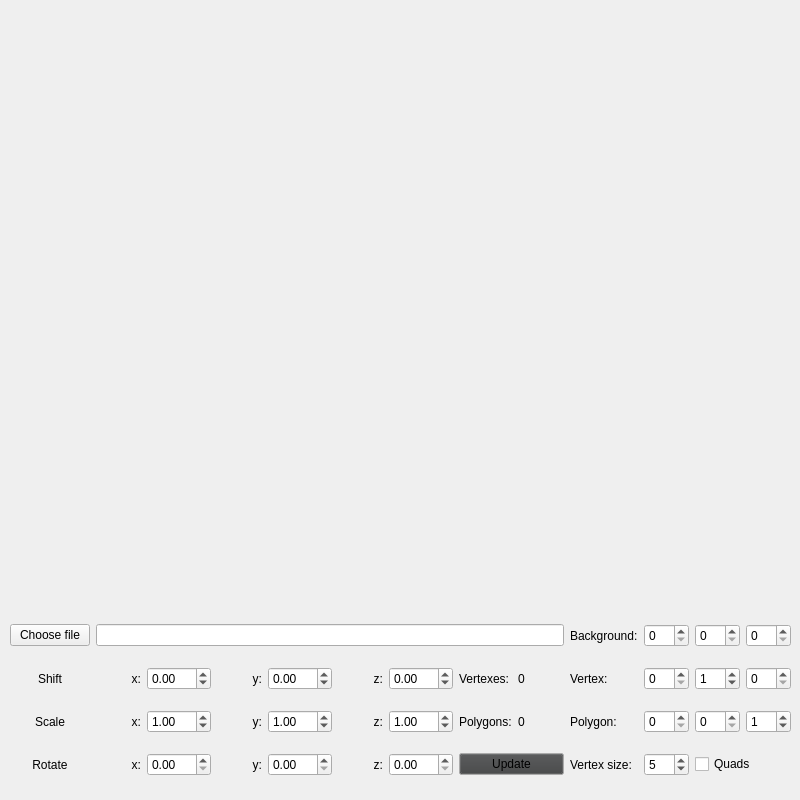
<?xml version="1.0" encoding="UTF-8"?>
<ui version="4.0">
 <class>glView</class>
 <widget class="QWidget" name="glView">
  <property name="geometry">
   <rect>
    <x>0</x>
    <y>0</y>
    <width>800</width>
    <height>800</height>
   </rect>
  </property>
  <property name="windowTitle">
   <string>glView</string>
  </property>
  <widget class="QWidget" name="gridLayoutWidget">
   <property name="geometry">
    <rect>
     <x>10</x>
     <y>610</y>
     <width>781</width>
     <height>181</height>
    </rect>
   </property>
   <layout class="QGridLayout" name="gridLayout">
    <item row="1" column="0">
     <widget class="QLabel" name="label">
      <property name="text">
       <string>Shift</string>
      </property>
      <property name="alignment">
       <set>Qt::AlignCenter</set>
      </property>
     </widget>
    </item>
    <item row="3" column="7" colspan="2">
     <widget class="QPushButton" name="pushButton">
      <property name="palette">
       <palette>
        <active>
         <colorrole role="WindowText">
          <brush brushstyle="SolidPattern">
           <color alpha="255">
            <red>241</red>
            <green>240</green>
            <blue>250</blue>
           </color>
          </brush>
         </colorrole>
         <colorrole role="Button">
          <brush brushstyle="SolidPattern">
           <color alpha="255">
            <red>8</red>
            <green>8</green>
            <blue>9</blue>
           </color>
          </brush>
         </colorrole>
        </active>
        <inactive>
         <colorrole role="WindowText">
          <brush brushstyle="SolidPattern">
           <color alpha="255">
            <red>208</red>
            <green>208</green>
            <blue>208</blue>
           </color>
          </brush>
         </colorrole>
         <colorrole role="Button">
          <brush brushstyle="SolidPattern">
           <color alpha="255">
            <red>64</red>
            <green>65</green>
            <blue>66</blue>
           </color>
          </brush>
         </colorrole>
        </inactive>
        <disabled>
         <colorrole role="WindowText">
          <brush brushstyle="SolidPattern">
           <color alpha="96">
            <red>164</red>
            <green>166</green>
            <blue>168</blue>
           </color>
          </brush>
         </colorrole>
         <colorrole role="Button">
          <brush brushstyle="SolidPattern">
           <color alpha="255">
            <red>8</red>
            <green>8</green>
            <blue>9</blue>
           </color>
          </brush>
         </colorrole>
        </disabled>
       </palette>
      </property>
      <property name="text">
       <string>Update</string>
      </property>
     </widget>
    </item>
    <item row="2" column="2">
     <widget class="QDoubleSpinBox" name="scaleX">
      <property name="singleStep">
       <double>0.100000000000000</double>
      </property>
      <property name="value">
       <double>1.000000000000000</double>
      </property>
     </widget>
    </item>
    <item row="3" column="6">
     <widget class="QDoubleSpinBox" name="rotateZ">
      <property name="maximum">
       <double>359.000000000000000</double>
      </property>
      <property name="singleStep">
       <double>0.100000000000000</double>
      </property>
     </widget>
    </item>
    <item row="1" column="4">
     <widget class="QDoubleSpinBox" name="shiftY">
      <property name="minimum">
       <double>-99.989999999999995</double>
      </property>
      <property name="singleStep">
       <double>0.100000000000000</double>
      </property>
     </widget>
    </item>
    <item row="0" column="1" colspan="8">
     <widget class="QLineEdit" name="lineEditFileName"/>
    </item>
    <item row="3" column="5">
     <widget class="QLabel" name="label_12">
      <property name="text">
       <string>z:</string>
      </property>
      <property name="alignment">
       <set>Qt::AlignRight|Qt::AlignTrailing|Qt::AlignVCenter</set>
      </property>
     </widget>
    </item>
    <item row="2" column="1">
     <widget class="QLabel" name="label_6">
      <property name="text">
       <string>x:</string>
      </property>
      <property name="alignment">
       <set>Qt::AlignRight|Qt::AlignTrailing|Qt::AlignVCenter</set>
      </property>
     </widget>
    </item>
    <item row="1" column="1">
     <widget class="QLabel" name="label_2">
      <property name="text">
       <string>x:</string>
      </property>
      <property name="alignment">
       <set>Qt::AlignRight|Qt::AlignTrailing|Qt::AlignVCenter</set>
      </property>
     </widget>
    </item>
    <item row="3" column="4">
     <widget class="QDoubleSpinBox" name="rotateY">
      <property name="maximum">
       <double>359.000000000000000</double>
      </property>
      <property name="singleStep">
       <double>0.100000000000000</double>
      </property>
     </widget>
    </item>
    <item row="1" column="8">
     <widget class="QLabel" name="v_count">
      <property name="text">
       <string>0</string>
      </property>
     </widget>
    </item>
    <item row="0" column="0">
     <widget class="QPushButton" name="pushButtonFile">
      <property name="text">
       <string>Choose file</string>
      </property>
     </widget>
    </item>
    <item row="1" column="6">
     <widget class="QDoubleSpinBox" name="shiftZ">
      <property name="minimum">
       <double>-99.989999999999995</double>
      </property>
      <property name="singleStep">
       <double>0.100000000000000</double>
      </property>
     </widget>
    </item>
    <item row="1" column="5">
     <widget class="QLabel" name="label_4">
      <property name="text">
       <string>z:</string>
      </property>
      <property name="alignment">
       <set>Qt::AlignRight|Qt::AlignTrailing|Qt::AlignVCenter</set>
      </property>
     </widget>
    </item>
    <item row="2" column="6">
     <widget class="QDoubleSpinBox" name="scaleZ">
      <property name="singleStep">
       <double>0.100000000000000</double>
      </property>
      <property name="value">
       <double>1.000000000000000</double>
      </property>
     </widget>
    </item>
    <item row="3" column="1">
     <widget class="QLabel" name="label_10">
      <property name="text">
       <string>x:</string>
      </property>
      <property name="alignment">
       <set>Qt::AlignRight|Qt::AlignTrailing|Qt::AlignVCenter</set>
      </property>
     </widget>
    </item>
    <item row="3" column="2">
     <widget class="QDoubleSpinBox" name="rotateX">
      <property name="maximum">
       <double>359.000000000000000</double>
      </property>
      <property name="singleStep">
       <double>0.100000000000000</double>
      </property>
     </widget>
    </item>
    <item row="2" column="4">
     <widget class="QDoubleSpinBox" name="scaleY">
      <property name="singleStep">
       <double>0.100000000000000</double>
      </property>
      <property name="value">
       <double>1.000000000000000</double>
      </property>
     </widget>
    </item>
    <item row="2" column="8">
     <widget class="QLabel" name="p_count">
      <property name="text">
       <string>0</string>
      </property>
     </widget>
    </item>
    <item row="1" column="7">
     <widget class="QLabel" name="v_label">
      <property name="text">
       <string>Vertexes:</string>
      </property>
     </widget>
    </item>
    <item row="2" column="7">
     <widget class="QLabel" name="p_label">
      <property name="text">
       <string>Polygons:</string>
      </property>
     </widget>
    </item>
    <item row="2" column="5">
     <widget class="QLabel" name="label_8">
      <property name="text">
       <string>z:</string>
      </property>
      <property name="alignment">
       <set>Qt::AlignRight|Qt::AlignTrailing|Qt::AlignVCenter</set>
      </property>
     </widget>
    </item>
    <item row="1" column="3">
     <widget class="QLabel" name="label_3">
      <property name="text">
       <string>y:</string>
      </property>
      <property name="alignment">
       <set>Qt::AlignRight|Qt::AlignTrailing|Qt::AlignVCenter</set>
      </property>
     </widget>
    </item>
    <item row="3" column="0">
     <widget class="QLabel" name="label_9">
      <property name="text">
       <string>Rotate</string>
      </property>
      <property name="alignment">
       <set>Qt::AlignCenter</set>
      </property>
     </widget>
    </item>
    <item row="1" column="2">
     <widget class="QDoubleSpinBox" name="shiftX">
      <property name="minimum">
       <double>-99.989999999999995</double>
      </property>
      <property name="singleStep">
       <double>0.100000000000000</double>
      </property>
     </widget>
    </item>
    <item row="3" column="3">
     <widget class="QLabel" name="label_11">
      <property name="text">
       <string>y:</string>
      </property>
      <property name="alignment">
       <set>Qt::AlignRight|Qt::AlignTrailing|Qt::AlignVCenter</set>
      </property>
     </widget>
    </item>
    <item row="2" column="3">
     <widget class="QLabel" name="label_7">
      <property name="text">
       <string>y:</string>
      </property>
      <property name="alignment">
       <set>Qt::AlignRight|Qt::AlignTrailing|Qt::AlignVCenter</set>
      </property>
     </widget>
    </item>
    <item row="2" column="0">
     <widget class="QLabel" name="label_5">
      <property name="text">
       <string>Scale</string>
      </property>
      <property name="alignment">
       <set>Qt::AlignCenter</set>
      </property>
     </widget>
    </item>
    <item row="0" column="12">
     <widget class="QSpinBox" name="bc1"/>
    </item>
    <item row="0" column="9">
     <widget class="QLabel" name="label_13">
      <property name="text">
       <string>Background:</string>
      </property>
     </widget>
    </item>
    <item row="0" column="10">
     <widget class="QSpinBox" name="bc2"/>
    </item>
    <item row="0" column="11">
     <widget class="QSpinBox" name="bc3"/>
    </item>
    <item row="1" column="9">
     <widget class="QLabel" name="label_14">
      <property name="text">
       <string>Vertex:</string>
      </property>
     </widget>
    </item>
    <item row="1" column="10">
     <widget class="QSpinBox" name="vc"/>
    </item>
    <item row="1" column="11">
     <widget class="QSpinBox" name="vc2">
      <property name="value">
       <number>1</number>
      </property>
     </widget>
    </item>
    <item row="1" column="12">
     <widget class="QSpinBox" name="vc3"/>
    </item>
    <item row="2" column="9">
     <widget class="QLabel" name="label_15">
      <property name="text">
       <string>Polygon:</string>
      </property>
     </widget>
    </item>
    <item row="2" column="10">
     <widget class="QSpinBox" name="pc1"/>
    </item>
    <item row="2" column="11">
     <widget class="QSpinBox" name="pc2"/>
    </item>
    <item row="2" column="12">
     <widget class="QSpinBox" name="pc3">
      <property name="value">
       <number>1</number>
      </property>
     </widget>
    </item>
    <item row="3" column="9">
     <widget class="QLabel" name="label_16">
      <property name="text">
       <string>Vertex size:</string>
      </property>
     </widget>
    </item>
    <item row="3" column="10">
     <widget class="QSpinBox" name="vsize">
      <property name="value">
       <number>5</number>
      </property>
     </widget>
    </item>
    <item row="3" column="11" colspan="2">
     <widget class="QCheckBox" name="quads">
      <property name="text">
       <string>Quads</string>
      </property>
     </widget>
    </item>
   </layout>
  </widget>
 </widget>
 <resources/>
 <connections/>
</ui>
